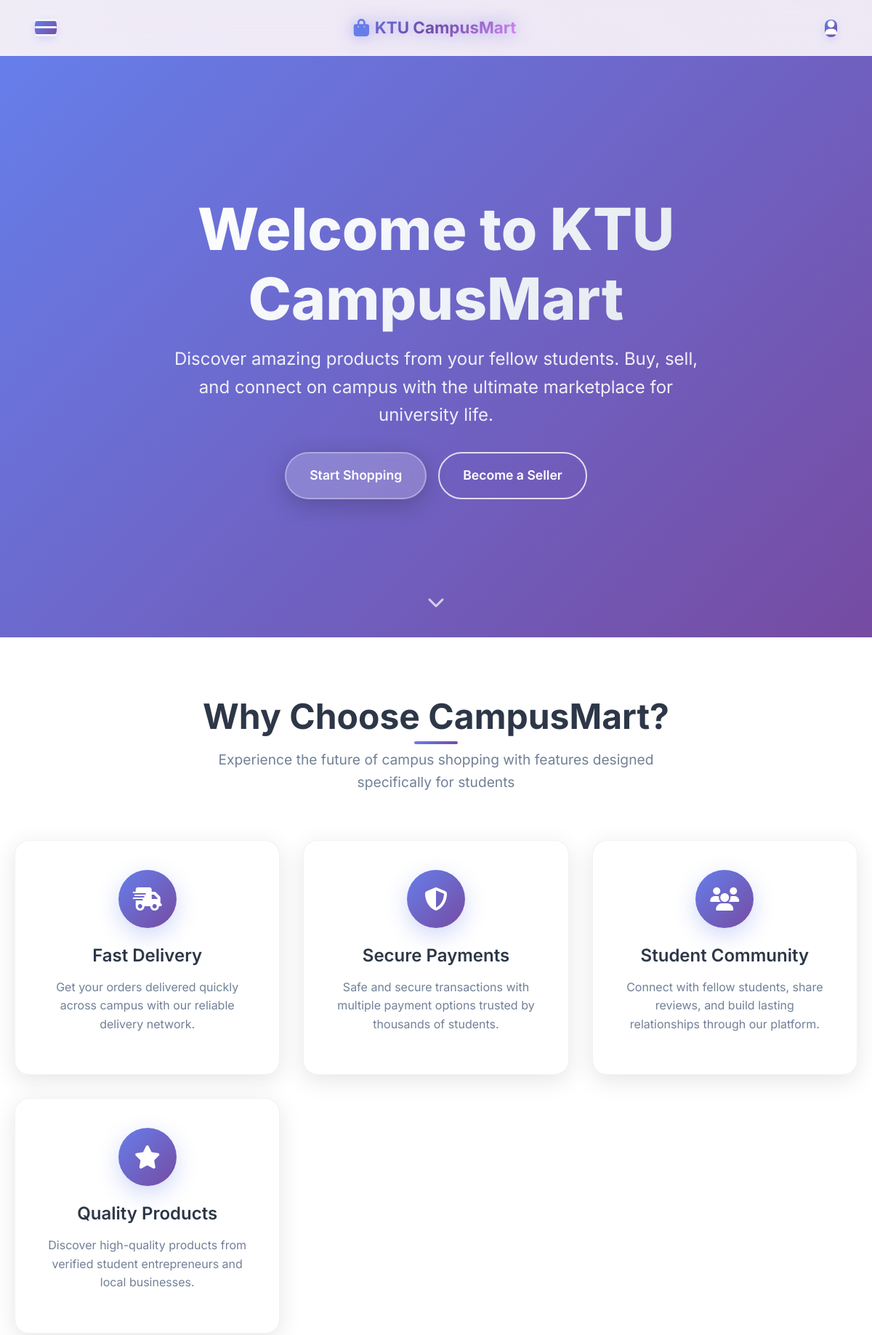
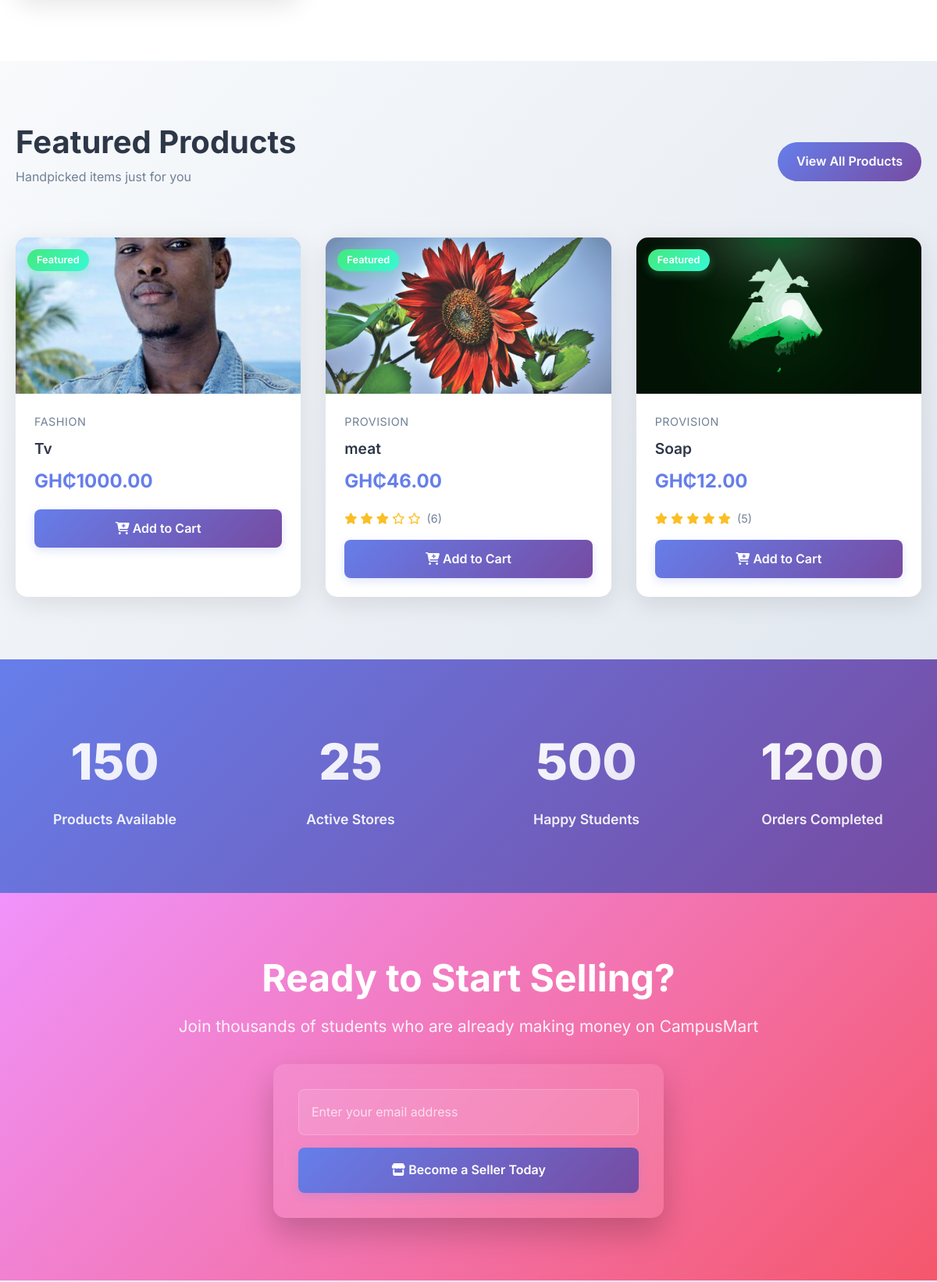
The page / (upper part) on the database its author committed (2 pictures, top to bottom).
### products/models.py (models this page shows, shortened)
class Product(models.Model):
    PRODUCT_TYPE_CHOICES = [
        ('product', 'Product'),
        ('service', 'Service'),
    ]
    store = models.ForeignKey(Store, on_delete=models.CASCADE, related_name='products')
    name = models.CharField(max_length=200)
    category = models.ForeignKey(Category, on_delete=models.SET_NULL, null=True, related_name='products')
    description = models.TextField()
    price = models.DecimalField(max_digits=10, decimal_places=2)
    quantity = models.PositiveIntegerField(default=0)  # 0 means unlimited for services
    image = models.ImageField(upload_to='products/', blank=True, null=True)
    product_type = models.CharField(max_length=20, choices=PRODUCT_TYPE_CHOICES, default='product')
    is_active = models.BooleanField(default=True)
    rating = models.FloatField(default=0.0)
    reviews_count = models.PositiveIntegerField(default=0)
    created_at = models.DateTimeField(auto_now_add=True)
    updated_at = models.DateTimeField(auto_now=True)
    class Meta:
        ordering = ['-created_at']
        indexes = [
            models.Index(fields=['store', 'is_active']),
            models.Index(fields=['category']),
        ]

class Category(models.Model):
    name = models.CharField(max_length=100, unique=True)
    description = models.TextField(blank=True)
    icon = models.CharField(max_length=50, blank=True, default='fas fa-box')  # Font Awesome icon
    created_at = models.DateTimeField(auto_now_add=True)
    class Meta:
        verbose_name_plural = "Categories"
        ordering = ['name']

### campusmart_project/views.py (the view)
# urls.py: path('', views.home, name='home'),
def home(request):
    category_slug = request.GET.get('category', '')
    search_query = request.GET.get('q', '')
    products = Product.objects.filter(is_active=True)
    if category_slug:
        products = products.filter(category__name__iexact=category_slug.replace('-', ' '))
    if search_query:
        products = products.filter(name__icontains=search_query)
    featured_products = products[:12]
    latest_products = products.order_by('-created_at')[:12]
    categories = Category.objects.all()[:10]
    popular_stores = Store.objects.filter(is_active=True)[:6]
    all_products = Product.objects.filter(is_active=True)
    min_price = all_products.aggregate(Min('price'))['price__min'] or 20
    max_price = all_products.aggregate(Max('price'))['price__max'] or 1130
    avg_price = all_products.aggregate(Avg('price'))['price__avg'] or 300
    carousel_images = CarouselImage.objects.filter(is_active=True).order_by('display_order', 'created_at')
    cart_items = []
    user_favorites = []
    if request.user.is_authenticated:
        user_favorites = Favorite.objects.filter(user=request.user).values_list('product_id', flat=True)
    context = {
        'featured_products': featured_products,
        'latest_products': latest_products,
        'products': featured_products,  # Main products display
        'categories': categories,
        'popular_stores': popular_stores,
        'carousel_images': carousel_images,
        'min_price': min_price,
        'max_price': max_price,
        'avg_price': avg_price,
        'cart_items': cart_items,
        'user_favorites': user_favorites,
        'current_category': category_slug,
        'search_query': search_query,
    }
    return render(request, 'home.html', context)

### notifications/context_processors.py (called while the page is built)
def notifications_context(request):
    if request.user.is_authenticated and hasattr(request.user, 'notifications'):
        return {
            'notifications': request.user.notifications.all()[:5],
            'unread_notifications': request.user.notifications.filter(is_read=False)
        }
    return {}

### templates/home.html (shortened to what this page needs)
{% extends 'base.html' %}
{% block content %}
<div class="animated-bg"></div>
<section class="hero">
    <div class="hero-content">
        <h1 class="hero-title">Welcome to KTU CampusMart</h1>
        <p class="hero-subtitle">
            Discover amazing products from your fellow students. Buy, sell, and connect on campus with the ultimate marketplace for university life.
        </p>
        <div class="hero-buttons">
            <a href="#products" class="btn-primary-custom">Start Shopping</a>
            <a href="{% url 'accounts:register_entrepreneur' %}" class="btn-secondary-custom">Become a Seller</a>
        </div>
    </div>
    <div class="scroll-indicator">
        <i class="fas fa-chevron-down" style="font-size: 1.5rem; color: rgba(255,255,255,0.7);"></i>
    </div>
</section>
<section class="features">
    <div class="container">
        <div class="section-header">
            <h2 class="section-title">Why Choose CampusMart?</h2>
            <p class="section-subtitle">
                Experience the future of campus shopping with features designed specifically for students
            </p>
        </div>
        <div class="features-grid">
            <div class="feature-card">
                <div class="feature-icon">
                    <i class="fas fa-shipping-fast"></i>
                </div>
                <h3>Fast Delivery</h3>
                <p>Get your orders delivered quickly across campus with our reliable delivery network.</p>
            </div>
            <div class="feature-card">
                <div class="feature-icon">
                    <i class="fas fa-shield-alt"></i>
                </div>
                <h3>Secure Payments</h3>
                <p>Safe and secure transactions with multiple payment options trusted by thousands of students.</p>
            </div>
            <div class="feature-card">
                <div class="feature-icon">
                    <i class="fas fa-users"></i>
                </div>
                <h3>Student Community</h3>
                <p>Connect with fellow students, share reviews, and build lasting relationships through our platform.</p>
            </div>
            <div class="feature-card">
                <div class="feature-icon">
                    <i class="fas fa-star"></i>
                </div>
                <h3>Quality Products</h3>
                <p>Discover high-quality products from verified student entrepreneurs and local businesses.</p>
            </div>
        </div>
    </div>
</section>
<section class="products-showcase" id="products">
    <div class="container">
        <div class="products-header">
            <div>
                <h2 class="products-title">Featured Products</h2>
                <p style="color: #718096; margin-top: 0.5rem;">Handpicked items just for you</p>
            </div>
            <a href="#" class="view-all-btn">View All Products</a>
        </div>
        <div class="products-grid">
            {% for product in featured_products %}
            <div class="product-card">
                <div class="product-image">
                    {% if product.image %}
                        <img src="{{ product.image.url }}" alt="{{ product.name }}">
                    {% else %}
                        <div class="placeholder">
                            <i class="fas fa-image"></i>
                        </div>
                    {% endif %}
                    <div class="product-badge">Featured</div>
                </div>
                <div class="product-info">
                    <div class="product-category">
                        {% if product.category %}
                            {{ product.category.name }}
                        {% else %}
                            General
                        {% endif %}
                    </div>
                    <a href="#" class="product-title">{{ product.name|truncatechars:40 }}</a>
                    <div class="product-price">
                        GH₵{{ product.price }}
                    </div>
                    {% if product.rating > 0 %}
                    <div class="product-rating">
                        <div class="stars">
                            {% for i in "12345" %}
                                <i class="fa{% if forloop.counter0 < product.rating|default:0 %}s{% else %}r{% endif %} fa-star"></i>
                            {% endfor %}
                        </div>
                        <span class="rating-count">({{ product.reviews_count|default:0 }})</span>
                    </div>
                    {% endif %}
                    <button class="add-to-cart-btn" onclick="addToCart({{ product.id }})">
                        <i class="fas fa-cart-plus"></i> Add to Cart
                    </button>
                </div>
            </div>
            {% endfor %}
        </div>
    </div>
</section>
<section class="stats-section">
    <div class="container">
        <div class="stats-grid">
            <div class="stat-item">
                <div class="stat-number">{{ total_products|default:150 }}</div>
                <div class="stat-label">Products Available</div>
            </div>
            <div class="stat-item">
                <div class="stat-number">{{ active_stores|default:25 }}</div>
                <div class="stat-label">Active Stores</div>
            </div>
            <div class="stat-item">
                <div class="stat-number">{{ total_users|default:500 }}</div>
                <div class="stat-label">Happy Students</div>
            </div>
            <div class="stat-item">
                <div class="stat-number">{{ total_orders|default:1200 }}</div>
                <div class="stat-label">Orders Completed</div>
            </div>
        </div>
    </div>
</section>
<section class="cta-section">
    <div class="container">
        <h2 class="cta-title">Ready to Start Selling?</h2>
        <p class="cta-subtitle">
            Join thousands of students who are already making money on CampusMart
        </p>
        <div class="cta-form">
            <form action="{% url 'accounts:register_entrepreneur' %}" method="get">
                <input type="email" class="cta-input" placeholder="Enter your email address" required>
                <button type="submit" class="cta-button">
                    <i class="fas fa-store"></i> Become a Seller Today
                </button>
            </form>
        </div>
    </div>
</section>
{% endblock %}

### templates/base.html (style rules this page uses)
:root { --primary-color: #667eea; --secondary-color: #764ba2; --accent-color: #f093fb; --dark-bg: #0f172a; --light-bg: #1e293b; --text-primary: #f1f5f9; --text-secondary: #94a3b8; --glass-bg: rgba(255, 255, 255, 0.05); --glass-border: rgba(255, 255, 255, 0.1); --sidebar-width: 320px; }
* { font-family: 'Inter', sans-serif; margin: 0; padding: 0; box-sizing: border-box; }
html { scroll-behavior: smooth; }
body { background: linear-gradient(135deg, var(--dark-bg) 0%, var(--light-bg) 100%); color: var(--text-primary); line-height: 1.6; min-height: 100vh; position: relative; overflow-x: hidden; }
body::before { content: ''; position: fixed; top: 0; left: 0; width: 100%; height: 100%; background: radial-gradient(circle at 20% 50%, rgba(102, 126, 234, 0.1) 0%, transparent 50%), radial-gradient(circle at 80% 80%, rgba(118, 75, 162, 0.1) 0%, transparent 50%), radial-gradient(circle at 40% 20%, rgba(240, 147, 251, 0.1) 0%, transparent 50%); pointer-events: none; z-index: -1; }
input[type="text"], input[type="password"], input[type="email"], input[type="number"], textarea, select, .form-control { background: var(--glass-bg) !important; color: var(--text-primary) !important; border: 1px solid var(--glass-border) !important; border-radius: 8px !important; transition: all 0.3s ease; }
button, .btn { background: linear-gradient(135deg, var(--primary-color), var(--secondary-color)) !important; color: white !important; border: none !important; border-radius: 8px !important; font-weight: 600; transition: all 0.3s ease; box-shadow: 0 4px 12px rgba(102, 126, 234, 0.2); }

### rows shown on the page
Product: image (picture), category.name "FASHION", name "Tv", price "1000.00"
Product: image (picture), category.name "PROVISION", name "meat", price "46.00", rating 3 (drawn), reviews_count "6"
Product: image (picture), category.name "PROVISION", name "Soap", price "12.00", rating 4.5 (drawn), reviews_count "5"

### other values the page prints
{{ total_products|default:150 }} "150"
{{ active_stores|default:25 }} "25"
{{ total_users|default:500 }} "500"
{{ total_orders|default:1200 }} "1200"
